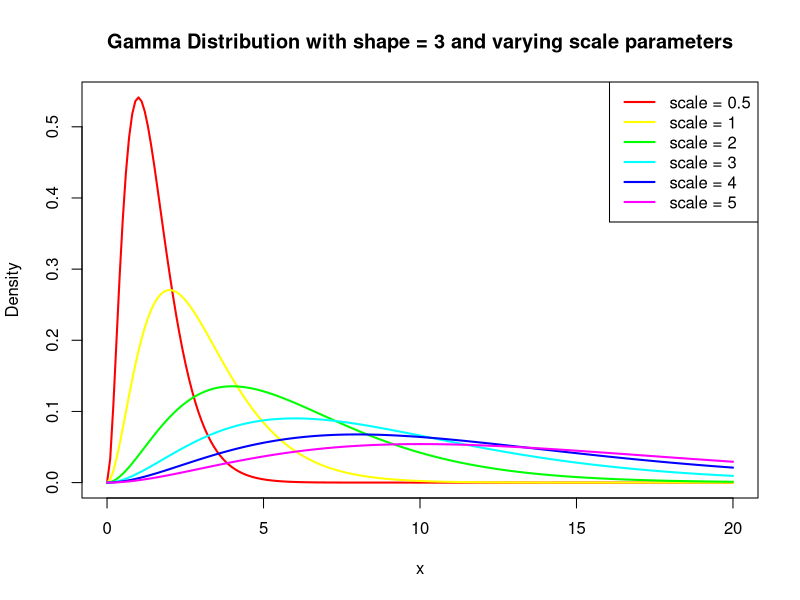
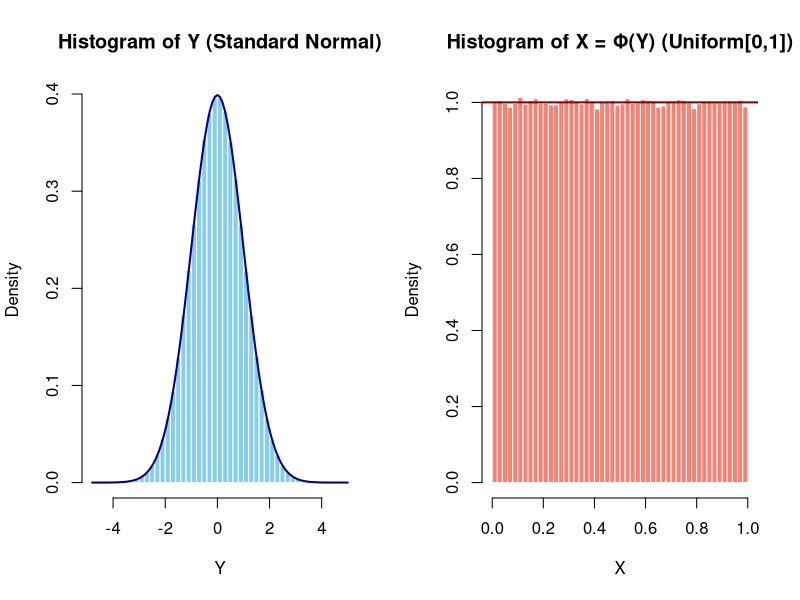
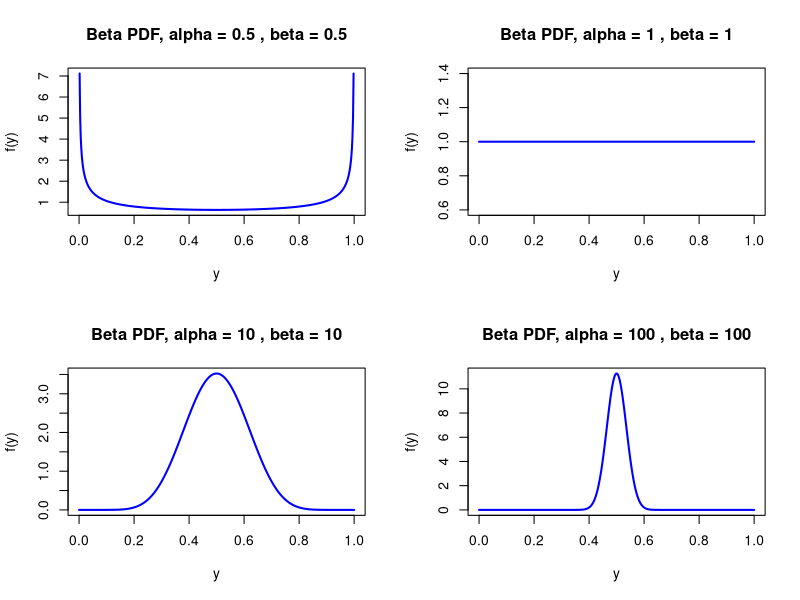
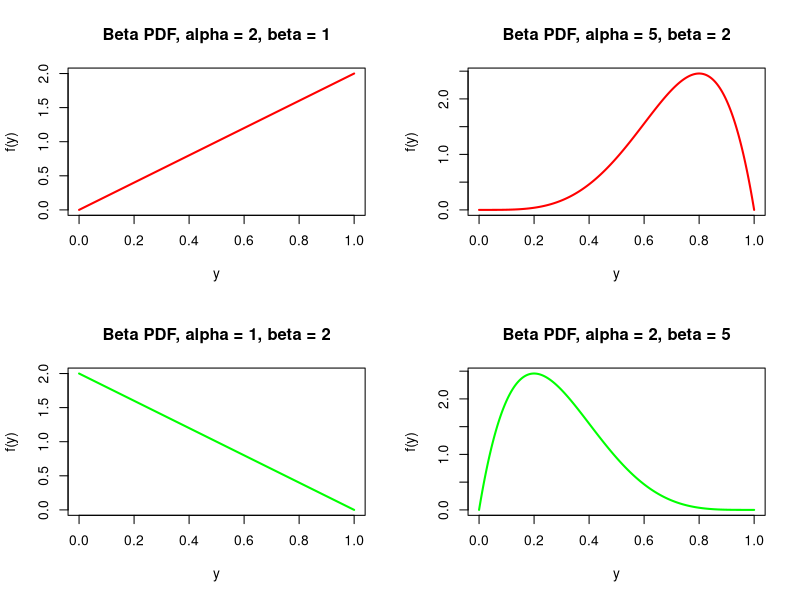
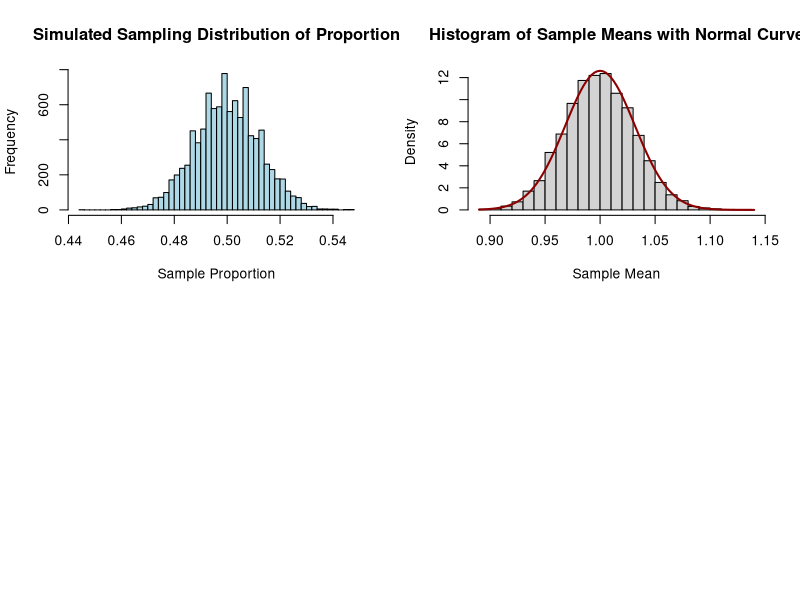
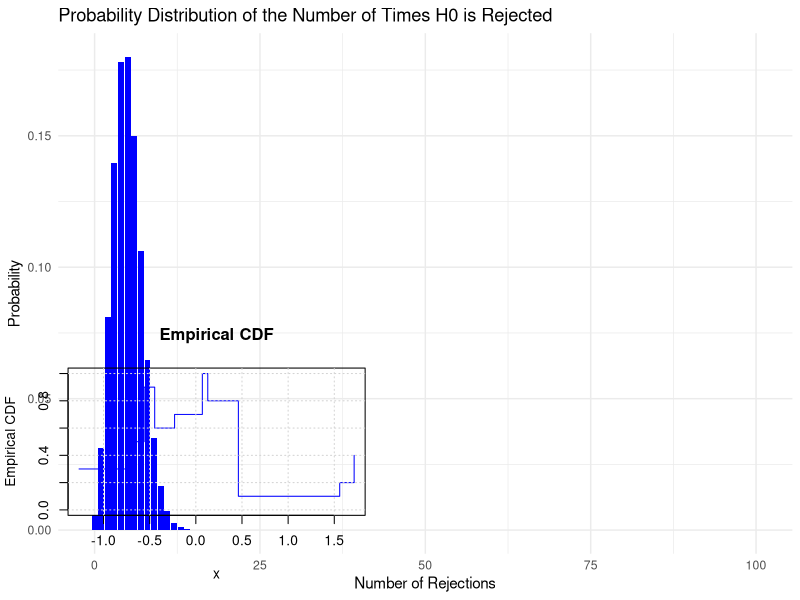

R code for these plots, in order:
## ---- chunk 1
knitr::opts_chunk$set(echo = TRUE)
## ---- chunk 2
k <- 3
x <- seq(0, 20, length.out = 200)
scale_params <- c(0.5, 1, 2, 3, 4, 5)
plot(x, dgamma(x, shape = k, scale = scale_params[1]), type = "n",
     xlab = "x", ylab = "Density",
     main = "Gamma Distribution with shape = 3 and varying scale parameters")
colors <- rainbow(length(scale_params))  
for (i in seq_along(scale_params)) {
  lines(x, dgamma(x, shape = k, scale = scale_params[i]), col = colors[i], lwd = 2)
}
legend("topright", legend = paste("scale =", scale_params), col = colors, lwd = 2)
## ---- chunk 3
joint_prob <- matrix(c(0.080, 0.198, 0.079,
                       0.043, 0.254, 0.143,
                       0.017, 0.105, 0.081),
                     nrow = 3, byrow = T)

income_scores <- c(1, 2, 3)
happiness_scores_i <- c(1, 2, 3)
happiness_scores_ii <- c(1, 4, 5)

marginal_income <- rowSums(joint_prob)
marginal_happiness <- colSums(joint_prob)

mu_X <- sum(income_scores * marginal_income)
sigma_X <- sqrt(sum((income_scores - mu_X)^2 * marginal_income))

mu_Y_i <- sum(happiness_scores_i * marginal_happiness)
sigma_Y_i <- sqrt(sum((happiness_scores_i - mu_Y_i)^2 * marginal_happiness))

mu_Y_ii <- sum(happiness_scores_ii * marginal_happiness)
sigma_Y_ii <- sqrt(sum((happiness_scores_ii - mu_Y_ii)^2 * marginal_happiness))

cov_i <- sum(outer(income_scores - mu_X, happiness_scores_i - mu_Y_i) * joint_prob)
cov_ii <- sum(outer(income_scores - mu_X, happiness_scores_ii - mu_Y_ii) * joint_prob)

corr_i <- cov_i / (sigma_X * sigma_Y_i)
corr_ii <- cov_ii / (sigma_X * sigma_Y_ii)

cat("The correlation for (i) is ρ:", corr_i, "\n")
cat("The correlation for (ii) is ρ:", corr_ii, "\n")
## ---- chunk 4
X1 <- marginal_income[1]
Y1 <- marginal_happiness[1]
Y2 <- marginal_happiness[2]
Y3 <- marginal_happiness[3]

p1 <- X1 * Y1
p2 <- X1 * Y2
p3 <- X1 * Y3

cat("P(x_1, y_1) =", p1, "\n")
cat("P(x_1, y_2) =", p2, "\n")
cat("P(x_1, y_3) =", p3, "\n")
## ---- chunk 5
P_X <- marginal_income
P_Y <- marginal_happiness

independent_joint_probs <- outer(P_X, P_Y)

rownames(independent_joint_probs) <- c("Below average", "Average", "Above average")
colnames(independent_joint_probs) <- c("Not too happy", "Pretty happy", "Very happy")

independent_joint_probs
## ---- chunk 6
set.seed(123)

n <- 1000000
y_values <- rnorm(n)
x_values <- pnorm(y_values)
## ---- chunk 7
par(mfrow = c(1, 2))

# Histogram of Y values
hist(y_values, breaks = 40, probability = TRUE, main = "Histogram of Y (Standard Normal)",
     xlab = "Y", col = "skyblue", border = "white")
curve(dnorm(x), add = TRUE, col = "darkblue", lwd = 2)

# Histogram of X values
hist(x_values, breaks = 40, probability = TRUE, main = "Histogram of X = Φ(Y) (Uniform[0,1])",
     xlab = "X", col = "salmon", border = "white")
abline(h = 1, col = "darkred", lwd = 2)  # Add a line at height 1 for the Uniform(0,1) distribution
## ---- chunk 8
y_values <- seq(0, 1, length.out = 500)

# (i) Plot for alpha = beta = 0.5, 1, 10, 100
alpha_values <- c(0.5, 1, 10, 100)
par(mfrow = c(2, 2)) 
for (alpha in alpha_values) {
  beta <- alpha  
  plot(y_values, dbeta(y_values, alpha, beta), type = "l", lwd = 2, col = "blue",
       main = paste("Beta PDF, alpha =", alpha, ", beta =", beta),
       xlab = "y", ylab = "f(y)")
}

# (ii) Plot for some alpha > beta and some alpha < beta
par(mfrow = c(2, 2))
plot(y_values, dbeta(y_values, 2, 1), type = "l", lwd = 2, col = "red",
     main = "Beta PDF, alpha = 2, beta = 1", xlab = "y", ylab = "f(y)")
plot(y_values, dbeta(y_values, 5, 2), type = "l", lwd = 2, col = "red",
     main = "Beta PDF, alpha = 5, beta = 2", xlab = "y", ylab = "f(y)")
# Example: alpha < beta
plot(y_values, dbeta(y_values, 1, 2), type = "l", lwd = 2, col = "green",
     main = "Beta PDF, alpha = 1, beta = 2", xlab = "y", ylab = "f(y)")
plot(y_values, dbeta(y_values, 2, 5), type = "l", lwd = 2, col = "green",
     main = "Beta PDF, alpha = 2, beta = 5", xlab = "y", ylab = "f(y)")
## ---- chunk 9
p <- 0.5
n <- 1648
SE <- sqrt(p * (1 - p) / n)
cat("Standard Error:", SE, "\n")
## ---- chunk 10
set.seed(123)  
simulations <- 10000
sample_props <- rbinom(simulations, n, p) / n
mean_sample_prop <- mean(sample_props)
sd_sample_prop <- sd(sample_props)
hist(sample_props, main = "Simulated Sampling Distribution of Proportion",
     xlab = "Sample Proportion", breaks = 50, col = "lightblue")
observed_prop <- 0.515
is_surprising <- observed_prop > (mean_sample_prop + 2 * sd_sample_prop) || 
                 observed_prop < (mean_sample_prop - 2 * sd_sample_prop)
cat("Mean of Sample Proportions:", mean_sample_prop, "\n")
cat("Standard Deviation of Sample Proportions:", sd_sample_prop, "\n")
cat("Is the observed proportion surprising?:", is_surprising, "\n")
## ---- chunk 11
sigma <- 1.5
n <- 225
SE <- sigma / sqrt(n)
cat("Standard Error of the Sample Mean:", SE, "\n")
## ---- chunk 12
set.seed(123)

lambda <- 1 # average number of drinks per day
n <- 1000 # sample size

sample_y <- rpois(n, lambda)

sample_mean <- mean(sample_y)
sample_sd <- sd(sample_y)
## ---- chunk 13
cat("Sample Mean:", sample_mean, "\n")
cat("Sample Standard Deviation:", sample_sd, "\n")
## ---- chunk 14
set.seed(123)

num_samples <- 10000
sample_means <- numeric(num_samples) # vector to store the means

for(i in 1:num_samples) {
  sample <- rpois(n, lambda)
  sample_means[i] <- mean(sample)
}

samples_mean <- mean(sample_means)
samples_sd <- sd(sample_means)
## ---- chunk 15
cat("Mean of the Sampling Distribution:", samples_mean, "\n")
cat("Standard Deviation of the Sampling Distribution:", samples_sd, "\n")
## ---- chunk 16
hist(sample_means, breaks = 20, probability = T,
     main = "Histogram of Sample Means with Normal Curve",
     xlab = "Sample Mean")
curve(dnorm(x, mean = lambda, sd = sqrt(lambda / n)), 
      col = "darkred", lwd = 2, add = T)
## ---- chunk 17

confidence_level <- 0.90
margin_of_error <- 0.04
estimated_proportion <- 0.30

# Z-value for 90% confidence level
z_value <- qnorm(1 - (1 - confidence_level) / 2)

n <- (z_value^2 * estimated_proportion * (1 - estimated_proportion)) / (margin_of_error^2)

required_sample_size <- ceiling(n)

required_sample_size

## ---- chunk 18
library(dplyr)
students_data <- read.table("Students.dat.txt", header = TRUE)
head(students_data)
## ---- chunk 19
mean_tv <- mean(students_data$tv, na.rm = TRUE)
sd_tv <- sd(students_data$tv, na.rm = TRUE)
n_tv <- sum(!is.na(students_data$tv))

error_margin <- qt(0.975, df = n_tv - 1) * (sd_tv / sqrt(n_tv))
ci_lower <- mean_tv - error_margin
ci_upper <- mean_tv + error_margin

cat("95% Confidence Interval for mean weekly hours watching TV: [", ci_lower, ",", ci_upper, "]\n")
## ---- chunk 20
females <- students_data %>% filter(gender == 1) %>% select(tv) %>% unlist()
males <- students_data %>% filter(gender == 0) %>% select(tv) %>% unlist()

mean_female <- mean(females, na.rm = TRUE)
sd_female <- sd(females, na.rm = TRUE)
n_female <- sum(!is.na(females))

mean_male <- mean(males, na.rm = TRUE)
sd_male <- sd(males, na.rm = TRUE)
n_male <- sum(!is.na(males))

se_diff <- sqrt((sd_female^2 / n_female) + (sd_male^2 / n_male))
mean_diff <- mean_female - mean_male

error_margin_diff <- qt(0.975, df = min(n_female, n_male) - 1) * se_diff
ci_lower_diff <- mean_diff - error_margin_diff
ci_upper_diff <- mean_diff + error_margin_diff

cat("95% Confidence Interval for the difference in mean weekly hours watching TV (Females - Males): [", ci_lower_diff, ",", ci_upper_diff, "]\n")
## ---- chunk 21

set.seed(123)     #Parameters are based on the 4.33 exercise
n <- 100
trials <- 100000
true_value <- 0.5

sample_means <- numeric(trials)
sample_medians <- numeric(trials)


for (i in 1:trials) {
  # Generate a random sample from a uniform distribution U(0,1)
  sample <- runif(n, min = 0, max = 1)
  

  sample_means[i] <- mean(sample)
  sample_medians[i] <- median(sample)
}


mse_mean <- mean((sample_means - true_value)^2)
mse_median <- mean((sample_medians - true_value)^2)

mse_mean
mse_median
## ---- chunk 22
library(dplyr)
students_data <- read.table("Students.dat.txt", header = TRUE)
head(students_data)
## ---- chunk 23
# Null hypothesis ==== mean political ideology = 4.0
# Alternative hypothesis = mean political ideology ≠ 4.0

mean_ideol <- mean(students_data$ideol, na.rm = TRUE)
sd_ideol <- sd(students_data$ideol, na.rm = TRUE)
n_ideol <- sum(!is.na(students_data$ideol))
t_test_result <- t.test(students_data$ideol, mu = 4.0, alternative = "two.sided")

cat("P-value from the t-test:", t_test_result$p.value, "\n")
## ---- chunk 24
error_margin_ideol <- qt(0.975, df = n_ideol - 1) * (sd_ideol / sqrt(n_ideol))
ci_lower_ideol <- mean_ideol - error_margin_ideol
ci_upper_ideol <- mean_ideol + error_margin_ideol

cat("95% Confidence Interval for mean political ideology: [", ci_lower_ideol, ",", ci_upper_ideol, "]\n")
## ---- chunk 25

library(ggplot2)  

n <- 100  

p <- 0.05  

prob_dist <- dbinom(0:n, n, p)  

expected_rejections <- n * p  

df <- data.frame(Rejections = 0:n, Probability = prob_dist)  

ggplot(df, aes(x = Rejections, y = Probability)) +  
  geom_bar(stat = "identity", fill = "blue") +  
  labs(x = "Number of Rejections", y = "Probability",  
       title = "Probability Distribution of the Number of Times H0 is Rejected") +  
  theme_minimal()  

cat("Expected number of times H0 is rejected:", expected_rejections, "\n")
## ---- chunk 26
set.seed(0); n <- 1000
A <- matrix(runif(n*n), n, n); x.true <- runif(n)
y <- A%*%x.true
## ---- chunk 27
A_inv <- solve(A);
x1 <- A_inv %*% y;
MAE_1 <- sum(abs(x1 - x.true))/n
MAE_1
## ---- chunk 28
x2 <- solve(A, y);
MAE_2 <- sum(abs(x1 - x.true))/n
MAE_2
## ---- chunk 29
set.seed(123);
n <- 10;
x <- rnorm(n)

ecdf_ex <- function(x) {
  # Sort the input vector and get the unique values
  sorted_x <- sort.int(x)
  unique_x <- unique(sorted_x)
  
  # Initialize a vector to hold ecdf values
  ecdf_values <- c(length(x))
  
  # Calculate the ecdf for each unique value
  for (value in unique_x) {
    # Count how many values are less than or equal to the current value
    count <- sum(sorted_x < value)
    # Assign the ecdf value to the corresponding indices in the original vector (which is a boolean)
    ecdf_values[which(x == value)] <- count / length(x)
  }
  
  return(ecdf_values)
}

#test
ecdf_result <- ecdf_ex(x)
x
ecdf_result



## ---- chunk 30
ecdf_ex <- function(x, plot.cdf = FALSE) {
  sorted_x <- sort(x)
  n <- length(x)
    ecdf_values <- sapply(x, function(val) sum(sorted_x <= val) / n)
  
  if (plot.cdf) {
    plot(sorted_x, ecdf_values, type = "s", col = "blue",
         main = "Empirical CDF", xlab = "x", ylab = "Empirical CDF",
         xlim = range(sorted_x), ylim = c(0, 1))
    grid()
  }
  
  return(ecdf_values)
}
set.seed(123)
n <- 10
x <- rnorm(n)
ecdf_result <- ecdf_ex(x, plot.cdf = TRUE)
print(x)
print(ecdf_result)
